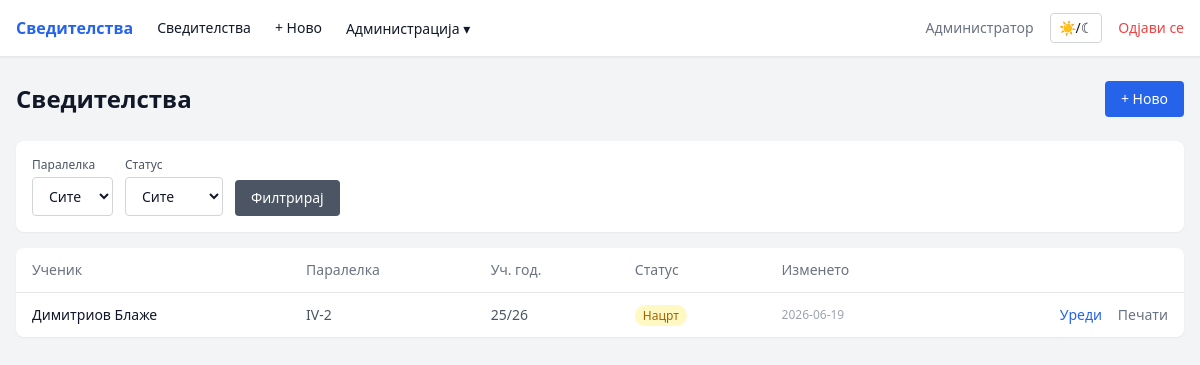
The app's page /certificates (signed in), older data.
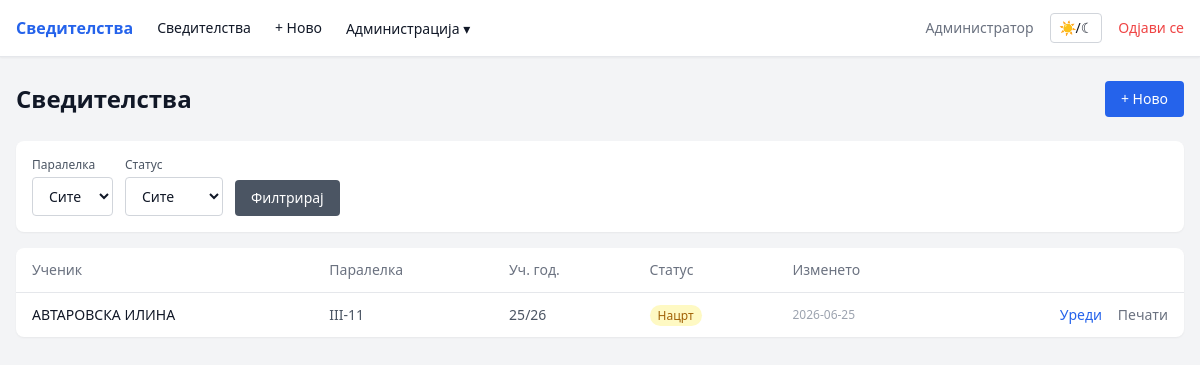
The same page, newer data.
### tables this page shows
CREATE TABLE users (
            id INTEGER PRIMARY KEY AUTOINCREMENT,
            username TEXT UNIQUE NOT NULL,
            password_hash TEXT NOT NULL,
            role TEXT NOT NULL DEFAULT 'teacher',
            full_name TEXT
        );

CREATE TABLE certificates (
            id INTEGER PRIMARY KEY AUTOINCREMENT,
            student_id INTEGER,
            student_name TEXT,
            class_id INTEGER,
            school_year TEXT,
            attempt_number TEXT,
            class_year TEXT,
            main_book_number TEXT,
            subjects_grades TEXT DEFAULT '[]',
            behavior TEXT,
            absences_justified TEXT,
            absences_unjustified TEXT,
            completed_year TEXT,
            education_type TEXT,
            area TEXT,
            profile TEXT,
            overall_grade TEXT,
            place TEXT,
            cert_date TEXT,
            del_br TEXT,
            verification_act TEXT,
            verification_date TEXT,
            verification_issued_by TEXT,
            status TEXT NOT NULL DEFAULT 'draft',
            created_by INTEGER,
            created_at TIMESTAMP DEFAULT CURRENT_TIMESTAMP,
            updated_at TIMESTAMP DEFAULT CURRENT_TIMESTAMP, parent_name TEXT, birth_date TEXT, birth_place TEXT, birth_municipality TEXT, birth_country TEXT, citizenship TEXT, completed_year_top TEXT, main_book_year TEXT, class_teacher TEXT, director TEXT,
            FOREIGN KEY (student_id) REFERENCES students(id),
            FOREIGN KEY (class_id) REFERENCES classes(id),
            FOREIGN KEY (created_by) REFERENCES users(id)
        );

CREATE TABLE classes (
            id INTEGER PRIMARY KEY AUTOINCREMENT,
            name TEXT UNIQUE NOT NULL
        );

### app.py (the view)
@app.route('/certificates')
@login_required
def certificates_list():
    class_filter = request.args.get('class_id', '')
    status_filter = request.args.get('status', 'all')
    certs = db.get_certificates(
        current_user.id, current_user.role,
        class_filter or None, status_filter
    )
    classes = db.get_user_classes(current_user.id, current_user.role)
    return render_template('certificates_list.html',
        certificates=certs, classes=classes,
        class_filter=class_filter, status_filter=status_filter)

### app.py (called while the page is built)
@login_manager.user_loader
def load_user(user_id):
    return db.get_user_by_id(user_id)

### database.py (called while the page is built)
def get_db():
    conn = sqlite3.connect(DB_PATH)
    conn.row_factory = sqlite3.Row
    conn.execute('PRAGMA foreign_keys = ON')
    return conn

def get_user_by_id(user_id):
    conn = get_db()
    row = conn.execute('SELECT * FROM users WHERE id = ?', (user_id,)).fetchone()
    conn.close()
    return User(row['id'], row['username'], row['role'], row['full_name']) if row else None

def get_user_classes(user_id, role):
    conn = get_db()
    if role == 'admin':
        rows = conn.execute('SELECT * FROM classes ORDER BY name').fetchall()
    else:
        rows = conn.execute('''
            SELECT c.* FROM classes c
            JOIN user_classes uc ON c.id = uc.class_id
            WHERE uc.user_id = ? ORDER BY c.name
        ''', (user_id,)).fetchall()
    conn.close()
    return [dict(r) for r in rows]

def get_certificates(user_id, role, class_filter=None, status_filter='all'):
    conn = get_db()
    query = '''
        SELECT c.*, cl.name as class_name FROM certificates c
        LEFT JOIN classes cl ON c.class_id = cl.id WHERE 1=1
    '''
    params = []
    if role != 'admin':
        query += ' AND c.class_id IN (SELECT class_id FROM user_classes WHERE user_id = ?)'
        params.append(user_id)
    if class_filter:
        query += ' AND c.class_id = ?'
        params.append(class_filter)
    if status_filter != 'all':
        query += ' AND c.status = ?'
        params.append(status_filter)
    query += ' ORDER BY c.updated_at DESC'
    rows = conn.execute(query, params).fetchall()
    conn.close()
    result = []
    for row in rows:
        r = dict(row)
        r['subjects_grades'] = json.loads(r['subjects_grades'] or '[]')
        result.append(r)
    return result

### templates/certificates_list.html (shortened to what this page needs)
{% extends 'base.html' %}
{% block content %}
<div class="mb-6 flex items-center justify-between">
    <h1 class="text-2xl font-bold">Сведителства</h1>
    <a href="{{ url_for('certificate_new') }}"
        class="px-4 py-2 bg-blue-600 hover:bg-blue-700 text-white rounded text-sm font-medium transition">
        + Ново
    </a>
</div>
<form method="GET" class="bg-white dark:bg-gray-800 rounded-lg shadow-sm p-4 mb-4 flex flex-wrap gap-3 items-end">
    <div>
        <label class="block text-xs font-medium mb-1 text-gray-600 dark:text-gray-400">Паралелка</label>
        <select name="class_id" class="px-3 py-2 rounded border border-gray-300 dark:border-gray-600 bg-white dark:bg-gray-700 text-sm">
            <option value="">Сите</option>
        </select>
    </div>
    <div>
        <label class="block text-xs font-medium mb-1 text-gray-600 dark:text-gray-400">Статус</label>
        <select name="status" class="px-3 py-2 rounded border border-gray-300 dark:border-gray-600 bg-white dark:bg-gray-700 text-sm">
            <option value="all" {% if status_filter == 'all' %}selected{% endif %}>Сите</option>
        </select>
    </div>
    <button type="submit" class="px-4 py-2 bg-gray-600 hover:bg-gray-700 text-white rounded text-sm">Филтрирај</button>
</form>
<div class="bg-white dark:bg-gray-800 rounded-lg shadow-sm">
    {% if certificates %}
    <table class="w-full text-sm">
        <thead class="border-b border-gray-200 dark:border-gray-700">
            <tr class="text-left text-gray-500 dark:text-gray-400">
                <th class="px-4 py-3 font-medium">Ученик</th>
                <th class="px-4 py-3 font-medium">Паралелка</th>
                <th class="px-4 py-3 font-medium">Уч. год.</th>
                <th class="px-4 py-3 font-medium">Статус</th>
                <th class="px-4 py-3 font-medium">Изменето</th>
                <th class="px-4 py-3"></th>
            </tr>
        </thead>
        <tbody class="divide-y divide-gray-100 dark:divide-gray-700">
            {% for cert in certificates %}
            <tr class="hover:bg-gray-50 dark:hover:bg-gray-750">
                <td class="px-4 py-3 font-medium">{{ cert.student_name or '—' }}</td>
                <td class="px-4 py-3 text-gray-600 dark:text-gray-400">{{ cert.class_name or '—' }}</td>
                <td class="px-4 py-3 text-gray-600 dark:text-gray-400">{{ cert.school_year or '—' }}</td>
                <td class="px-4 py-3">
                    <span class="px-2 py-0.5 rounded-full text-xs
                        {% if cert.status == 'ready' %}bg-green-100 text-green-700 dark:bg-green-900 dark:text-green-300
                        {% else %}bg-yellow-100 text-yellow-700 dark:bg-yellow-900 dark:text-yellow-300{% endif %}">
                        {{ 'Готово' if cert.status == 'ready' else 'Нацрт' }}
                    </span>
                </td>
                <td class="px-4 py-3 text-gray-400 text-xs">{{ cert.updated_at[:10] if cert.updated_at else '' }}</td>
                <td class="px-4 py-3 text-right space-x-3">
                    <a href="{{ url_for('certificate_edit', cert_id=cert.id) }}" class="text-blue-600 dark:text-blue-400 hover:underline">Уреди</a>
                    <a href="{{ url_for('certificate_print', cert_id=cert.id) }}" class="text-gray-500 hover:text-gray-700 dark:hover:text-gray-300" target="_blank">Печати</a>
                </td>
            </tr>
            {% endfor %}
        </tbody>
    </table>
    {% else %}
    <div class="px-6 py-10 text-center text-gray-400">Нема пронајдени сведителства.</div>
    {% endif %}
</div>
{% endblock %}

### templates/base.html (shortened to what this page needs)
<!DOCTYPE html>
<html lang="mk" class="">
<head>
    <script src="https://cdn.tailwindcss.com"></script>
</head>
<body class="bg-gray-100 dark:bg-gray-900 text-gray-900 dark:text-gray-100 min-h-screen">
    {% if current_user.is_authenticated %}
    <nav class="bg-white dark:bg-gray-800 shadow-sm border-b border-gray-200 dark:border-gray-700">
        <div class="max-w-7xl mx-auto px-4 flex items-center justify-between h-14">
            <div class="flex items-center gap-6">
                <a href="{{ url_for('dashboard') }}" class="font-semibold text-blue-600 dark:text-blue-400">Сведителства</a>
                <a href="{{ url_for('certificates_list') }}" class="text-sm hover:text-blue-600 dark:hover:text-blue-400">Сведителства</a>
                <a href="{{ url_for('certificate_new') }}" class="text-sm hover:text-blue-600 dark:hover:text-blue-400">+ Ново</a>
                {% if current_user.role == 'admin' %}
                <div class="relative group">
                    <button class="text-sm hover:text-blue-600 dark:hover:text-blue-400">Администрација ▾</button>
                </div>
                {% endif %}
            </div>
            <div class="flex items-center gap-4">
                <span class="text-sm text-gray-500 dark:text-gray-400">{{ current_user.full_name or current_user.username }}</span>
                <button onclick="toggleTheme()" class="text-sm px-2 py-1 rounded border border-gray-300 dark:border-gray-600 hover:bg-gray-100 dark:hover:bg-gray-700" title="Смени тема">☀/☾</button>
                <a href="{{ url_for('logout') }}" class="text-sm text-red-500 hover:text-red-700">Одјави се</a>
            </div>
        </div>
    </nav>
    {% endif %}
    <main class="max-w-7xl mx-auto px-4 py-6">
        {% block content %}{% endblock %}
    </main>
</body>
</html>

Row changes from the older to the newer data that the page shows:
removed certificates: student_name "Димитриов Блаже", name "IV-2", school_year "25/26", status "Нацрт", updated_at "2026-06-19"
added certificates: student_name "АВТАРОВСКА ИЛИНА", name "III-11", school_year "25/26", status "Нацрт", updated_at "2026-06-25"
